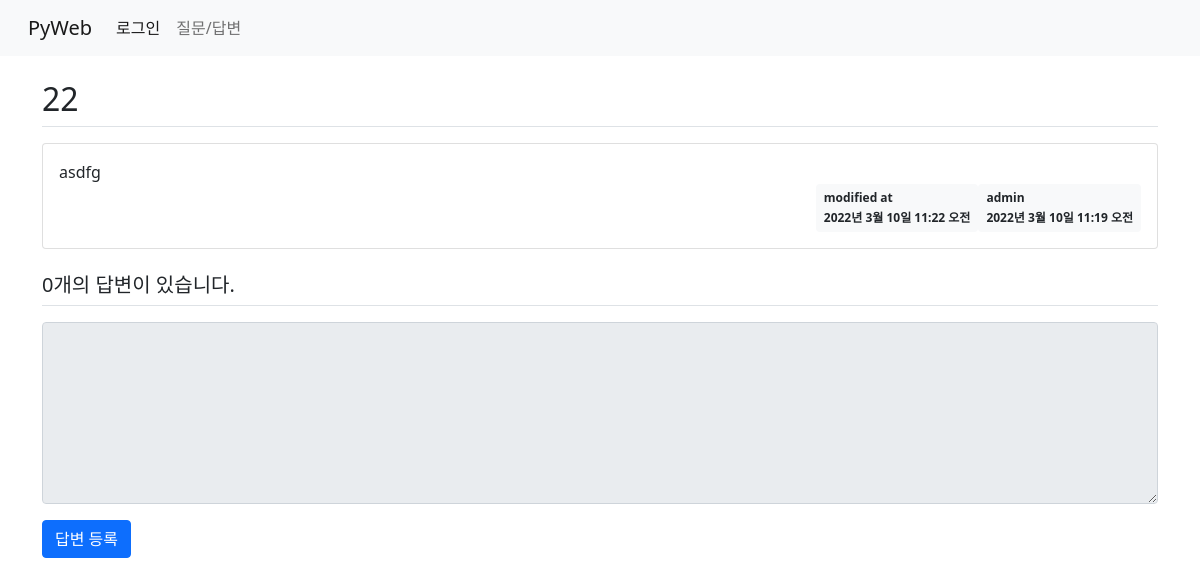
Before: /board/26/ with the older database file.
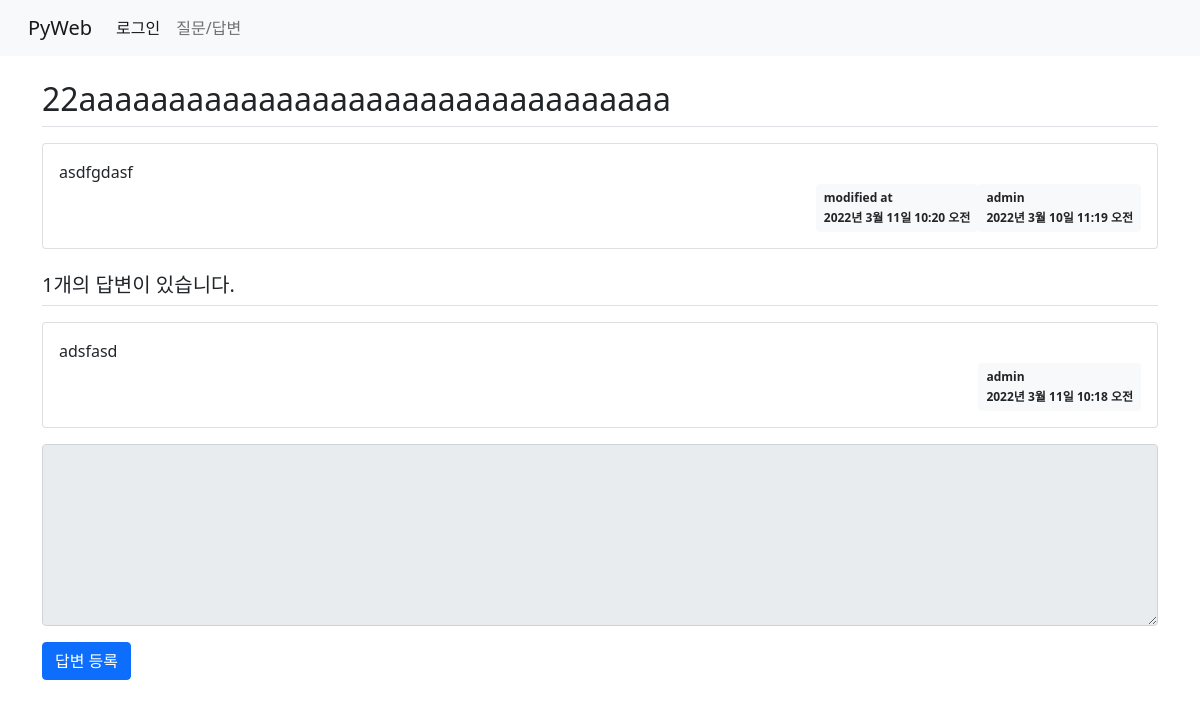
After: the same page with the newer database file.
### board/models.py (models this page shows, shortened)
class Question(models.Model):
    subject = models.CharField(max_length=200)
    content = models.TextField()
    create_date = models.DateTimeField()                            # 반드시 있어야 함(NOT NULL)
    modify_date = models.DateTimeField(null=True, blank=True)       # null 허용, blank - 폼 데이터 null
    author = models.ForeignKey(User, on_delete=models.CASCADE)      # user의 username과 외래키 설정

class Answer(models.Model):
    content = models.TextField()
    create_date = models.DateTimeField()
    modify_date = models.DateTimeField(null=True, blank=True)
    question = models.ForeignKey(Question, on_delete=models.CASCADE)
    author = models.ForeignKey(User, on_delete=models.CASCADE)      # user의 username과 외래키 설정

### board/views.py (the view)
# urls.py: path('<int:question_id>/', views.detail, name='detail'),    # 127.0.0.1:8000/board/1/
def detail(request, question_id):
    question = get_object_or_404(Question, pk=question_id)      # url 경로 오류 처리(오류 대신 Page not found (404) 출력)
    context = {'question':question}
    return render(request, 'board/detail.html', context)

### templates/board/detail.html (shortened to what this page needs)
{% extends 'base.html' %}
{% block content %}
    <div class="container my-3">
        <h2 class="border-bottom py-2">{{ question.subject }}</h2>
        <div class="card my-3">
            <div class="card-body">
                <div class="card-text" style="white-space:pre-line">{{ question.content }}</div>
                <div class="d-flex justify-content-end">
                    {% if question.modify_date %}
                    <div class="badge badge-light text-dark p-2 text-left">
                        <div class="mb-2">modified at</div>
                        <div>{{ question.modify_date }}</div>
                    </div>
                    {% endif %}
                    <div class="badge badge-light text-dark p-2 text-left">
                        <div class="mb-2">{{ question.author }}</div>
                        <div>{{ question.create_date }}</div>
                    </div>
                </div>
            </div>
        </div>
        <h5 class="border-bottom my-3 py-2">
            {{ question.answer_set.count }}개의 답변이 있습니다.
        </h5>
        {% for answer in question.answer_set.all %}
        <div class="card my-3">
            <div class="card-body">
                <div class="card-text" style="white-space:pre-line">{{ answer.content }}</div>
                <div class="d-flex justify-content-end">
                    <div class="badge badge-light text-dark p-2 text-left">
                        <div class="mb-2">{{ answer.author }}</div>
                        <div>{{ answer.create_date }}</div>
                    </div>
                </div>
            </div>
        </div>
        {% endfor %}
        <form action="{% url 'board:answer_create' question.id %}" method="post">
            <div class="form-group">
                <textarea name="content" rows="7" cols="60" class="form-control"
                          {% if not user.is_authenticated %} disabled {% endif %}></textarea>
            </div>
            <input type="submit" value="답변 등록" class="btn btn-primary">
        </form>
    </div>
{% endblock %}

Changed rows visible on the page:
changed Question "2022년 3월 10일 11:19 오전": subject "22" → "22aaaaaaaaaaaaaaaaaaaaaaaaaaaaaaaaa"; content "asdfg" → "asdfgdasf"; modify_date "2022년 3월 10일 11:22 오전" → "2022년 3월 11일 10:20 오전"; answer_set.count "0" → "1"
added Answer: content "adsfasd", author "admin", create_date "2022년 3월 11일 10:18 오전"
